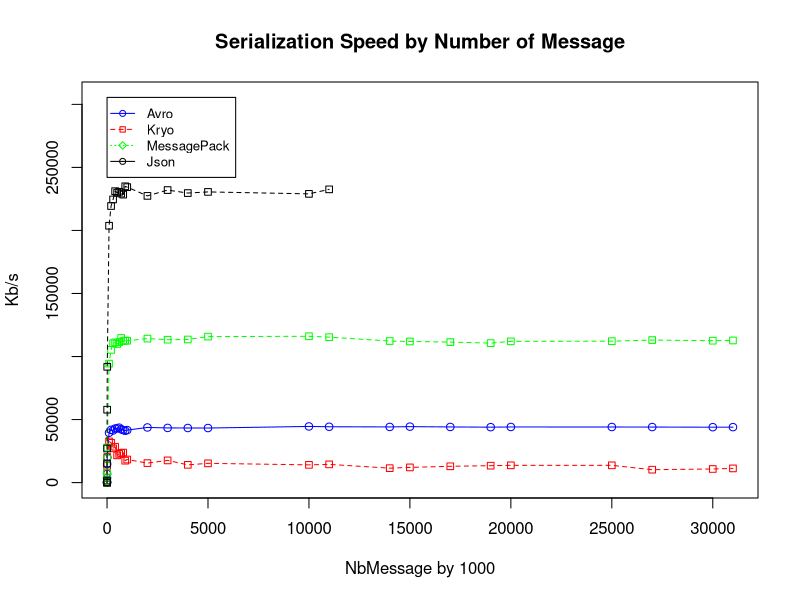
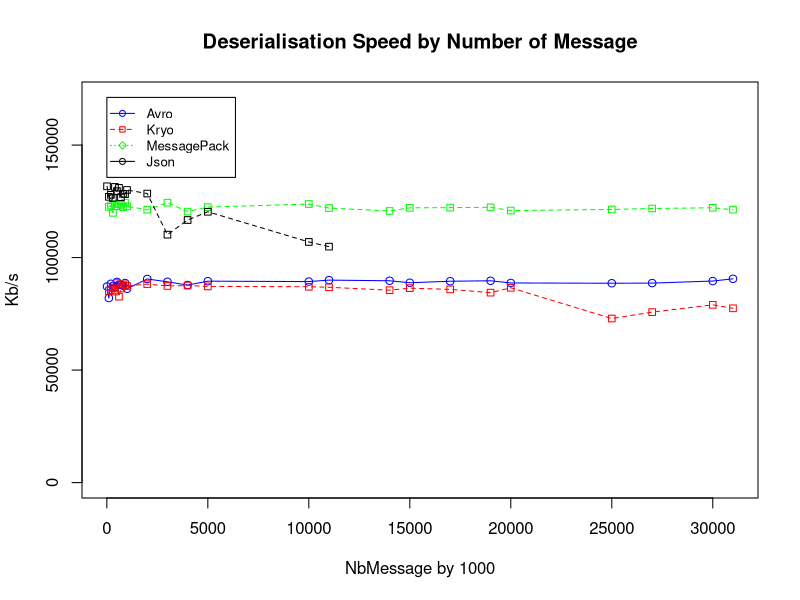
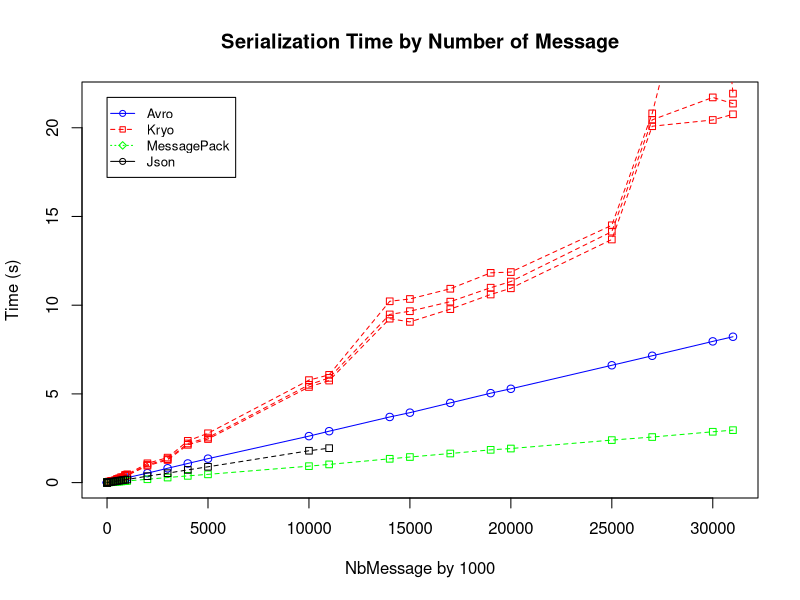
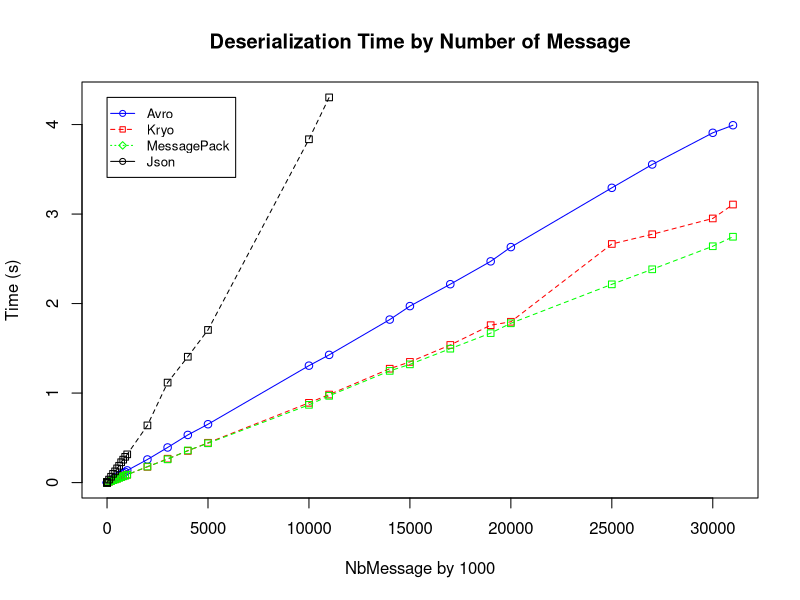
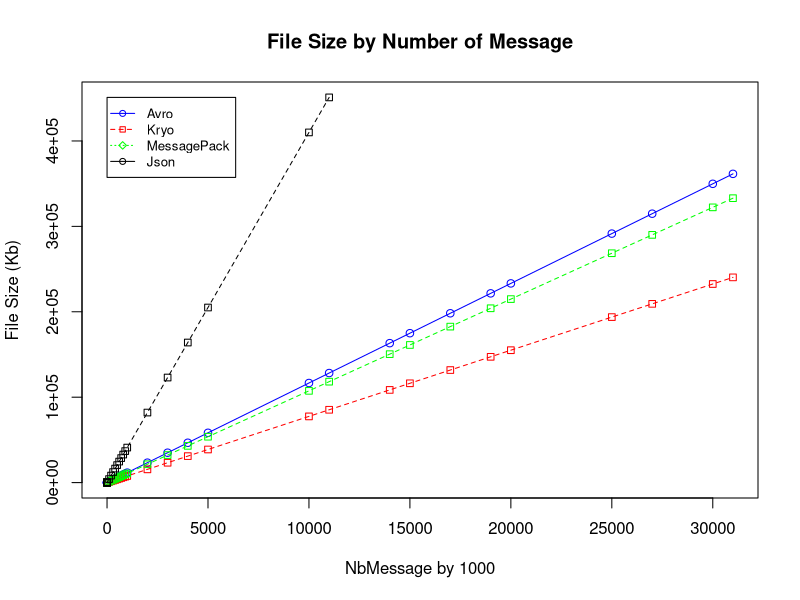

Generate these figures, in order, with R:
MyData <- read.csv(file="stats2.csv", header=FALSE, sep=",")
MyData$V5=MyData$V5/1024
MyData$V6=(MyData$V5)/MyData$V3
MyData$V7=(MyData$V5)/MyData$V4
MyData$V2=MyData$V2/1000
Avro<-MyData[MyData$V1=="Avro",]
Kryo<-MyData[MyData$V1=="Kryo",]
MessagePack<-MyData[MyData$V1=="MessagePack",]
Json<-MyData[MyData$V1=="Json",]
ProtoStuff<-MyData[MyData$V1=="ProtoStuff",]

mean<-aggregate(MyData$V3, list(gp=MyData$V1, mean=MyData$V2), mean)
max<-aggregate(MyData$V3, list(gp=MyData$V1, max=MyData$V2), max)
min<-aggregate(MyData$V3, list(gp=MyData$V1, min=MyData$V2), min)

AvroMean<-aggregate(Avro$V6, list(nbMessage=Avro$V2), mean)
KryoMean<-aggregate(Kryo$V6, list(nbMessage=Kryo$V2), mean)
KryoMax<-aggregate(Kryo$V6, list(nbMessage=Kryo$V2), max)
KryoMin<-aggregate(Kryo$V6, list(nbMessage=Kryo$V2), min)
MessagePackMean<-aggregate(MessagePack$V6, list(nbMessage=MessagePack$V2), mean)
JsonMean<-aggregate(Json$V6, list(nbMessage=Json$V2), mean)
ProtoStuffMean<-aggregate(ProtoStuff$V6, list(nbMessage=ProtoStuff$V2), mean)

max_y <- max(AvroMean$x,MessagePackMean$x,JsonMean$x)*1.3

listLab<-c("Avro","Kryo","MessagePack","Json","ProtoStuff")
#listLab<-c("Avro","Kryo","Json")
listCol<-c("blue","red","green","black","orange")
#listCol<-c("blue","red","black")
listLab<-c("Avro","Kryo","MessagePack","Json")
listCol<-c("blue","red","green","black")

plot(AvroMean$nbMessage,AvroMean$x, type="o", col="blue",ylim=c(0,max_y),  ann=FALSE)
lines(KryoMean$nbMessage,KryoMean$x, type="o", pch=22, lty=2,    col="red")
lines(MessagePackMean$nbMessage,MessagePackMean$x, type="o", pch=22, lty=2,    col="green")
lines(JsonMean$nbMessage,JsonMean$x, type="o", pch=22, lty=2,    col="black")
#lines(ProtoStuffMean$nbMessage,ProtoStuffMean$x, type="o", pch=22, lty=2,    col="orange")

# Create a title with a red, bold/italic font
title(main="Serialization Speed by Number of Message", col.main="black", font.main=2)

# Label the x and y axes with dark green text
title(xlab= "NbMessage by 1000", col.lab=rgb(0,0,0))
title(ylab= "Kb/s", col.lab=rgb(0,0,0))

legend(1, max_y, listLab, cex=0.8, col=listCol, 
       pch=21:23, lty=1:3);


AvroMean<-aggregate(Avro$V7, list(nbMessage=Avro$V2), mean)
KryoMean<-aggregate(Kryo$V7, list(nbMessage=Kryo$V2), mean)
KryoMax<-aggregate(Kryo$V7, list(nbMessage=Kryo$V2), max)
KryoMin<-aggregate(Kryo$V7, list(nbMessage=Kryo$V2), min)
MessagePackMean<-aggregate(MessagePack$V7, list(nbMessage=MessagePack$V2), mean)
JsonMean<-aggregate(Json$V7, list(nbMessage=Json$V2), mean)
ProtoStuffMean<-aggregate(ProtoStuff$V7, list(nbMessage=ProtoStuff$V2), mean)

AvroMean <- AvroMean[!is.infinite(AvroMean$x),]
KryoMean <- KryoMean[!is.infinite(KryoMean$x),]
MessagePackMean <- MessagePackMean[!is.infinite(MessagePackMean$x),]
JsonMean <- JsonMean[!is.infinite(JsonMean$x),]

max_y <- max(AvroMean$x,MessagePackMean$x,JsonMean$x)*1.3

listLab<-c("Avro","Kryo","MessagePack","Json","ProtoStuff")
#listLab<-c("Avro","Kryo","Json")
listCol<-c("blue","red","green","black","orange")
#listCol<-c("blue","red","black")
listLab<-c("Avro","Kryo","MessagePack","Json")
listCol<-c("blue","red","green","black")

plot(AvroMean$nbMessage,AvroMean$x, type="o", col="blue",ylim=c(0,max_y),  ann=FALSE)
lines(KryoMean$nbMessage,KryoMean$x, type="o", pch=22, lty=2,    col="red")
lines(MessagePackMean$nbMessage,MessagePackMean$x, type="o", pch=22, lty=2,    col="green")
lines(JsonMean$nbMessage,JsonMean$x, type="o", pch=22, lty=2,    col="black")
#lines(ProtoStuffMean$nbMessage,ProtoStuffMean$x, type="o", pch=22, lty=2,    col="orange")

# Create a title with a red, bold/italic font
title(main="Deserialisation Speed by Number of Message", col.main="black", font.main=2)

# Label the x and y axes with dark green text
title(xlab= "NbMessage by 1000", col.lab=rgb(0,0,0))
title(ylab= "Kb/s", col.lab=rgb(0,0,0))

legend(1, max_y, listLab, cex=0.8, col=listCol, 
       pch=21:23, lty=1:3);

AvroMean<-aggregate(Avro$V3, list(nbMessage=Avro$V2), mean)
KryoMean<-aggregate(Kryo$V3, list(nbMessage=Kryo$V2), mean)
KryoMax<-aggregate(Kryo$V3, list(nbMessage=Kryo$V2), max)
KryoMin<-aggregate(Kryo$V3, list(nbMessage=Kryo$V2), min)
MessagePackMean<-aggregate(MessagePack$V3, list(nbMessage=MessagePack$V2), mean)
JsonMean<-aggregate(Json$V3, list(nbMessage=Json$V2), mean)
ProtoStuffMean<-aggregate(ProtoStuff$V3, list(nbMessage=ProtoStuff$V2), mean)

max_y <- max(mean$x)

listLab<-c("Avro","Kryo","MessagePack","Json","ProtoStuff")
#listLab<-c("Avro","Kryo","Json")
listCol<-c("blue","red","green","black","orange")
#listCol<-c("blue","red","black")
listLab<-c("Avro","Kryo","MessagePack","Json")
listCol<-c("blue","red","green","black")

plot(AvroMean$nbMessage,AvroMean$x, type="o", col="blue",ylim=c(0,max_y),  ann=FALSE)
lines(KryoMean$nbMessage,KryoMean$x, type="o", pch=22, lty=2,    col="red")
lines(KryoMean$nbMessage,KryoMax$x, type="o", pch=22, lty=2,    col="red")
lines(KryoMean$nbMessage,KryoMin$x, type="o", pch=22, lty=2,    col="red")
lines(MessagePackMean$nbMessage,MessagePackMean$x, type="o", pch=22, lty=2,    col="green")
lines(JsonMean$nbMessage,JsonMean$x, type="o", pch=22, lty=2,    col="black")
#lines(ProtoStuffMean$nbMessage,ProtoStuffMean$x, type="o", pch=22, lty=2,    col="orange")

# Create a title with a red, bold/italic font
title(main="Serialization Time by Number of Message", col.main="black", font.main=2)

# Label the x and y axes with dark green text
title(xlab= "NbMessage by 1000", col.lab=rgb(0,0,0))
title(ylab= "Time (s)", col.lab=rgb(0,0,0))

legend(1, max_y, listLab, cex=0.8, col=listCol, 
       pch=21:23, lty=1:3);


mean<-aggregate(MyData$V4, list(gp=MyData$V1, mean=MyData$V2), mean)
max<-aggregate(MyData$V4, list(gp=MyData$V1, max=MyData$V2), max)
min<-aggregate(MyData$V4, list(gp=MyData$V1, min=MyData$V2), min)

AvroMean<-aggregate(Avro$V4, list(nbMessage=Avro$V2), mean)
KryoMean<-aggregate(Kryo$V4, list(nbMessage=Kryo$V2), mean)
MessagePackMean<-aggregate(MessagePack$V4, list(nbMessage=MessagePack$V2), mean)
JsonMean<-aggregate(Json$V4, list(nbMessage=Json$V2), mean)
ProtoStuffMean<-aggregate(ProtoStuff$V4, list(nbMessage=ProtoStuff$V2), mean)

max_y <- max(mean$x)

plot(AvroMean$nbMessage,AvroMean$x, type="o", col="blue",ylim=c(0,max_y),  axes=TRUE,ann=FALSE)
lines(KryoMean$nbMessage,KryoMean$x, type="o", pch=22, lty=2,    col="red")
lines(MessagePackMean$nbMessage,MessagePackMean$x, type="o", pch=22, lty=2,    col="green")
lines(JsonMean$nbMessage,JsonMean$x, type="o", pch=22, lty=2,    col="black")
#lines(ProtoStuffMean$nbMessage,ProtoStuffMean$x, type="o", pch=22, lty=2,    col="orange")

# Create a title with a red, bold/italic font
title(main="Deserialization Time by Number of Message", col.main="black", font.main=2)

# Label the x and y axes with dark green text
title(xlab=  "NbMessage by 1000", col.lab=rgb(0,0,0))
title(ylab= "Time (s)", col.lab=rgb(0,0,0))

legend(1, max_y, listLab, cex=0.8, col=listCol, 
       pch=21:23, lty=1:3);


mean<-aggregate(MyData$V5, list(gp=MyData$V1, mean=MyData$V2), mean)
max<-aggregate(MyData$V5, list(gp=MyData$V1, max=MyData$V2), max)
min<-aggregate(MyData$V5, list(gp=MyData$V1, min=MyData$V2), min)

AvroMean<-aggregate(Avro$V5, list(nbMessage=Avro$V2), mean)
KryoMean<-aggregate(Kryo$V5, list(nbMessage=Kryo$V2), mean)
MessagePackMean<-aggregate(MessagePack$V5, list(nbMessage=MessagePack$V2), mean)
JsonMean<-aggregate(Json$V5, list(nbMessage=Json$V2), mean)
ProtoStuffMean<-aggregate(ProtoStuff$V5, list(nbMessage=ProtoStuff$V2), mean)

max_y <- max(mean$x)

plot(AvroMean$nbMessage,AvroMean$x, type="o", col="blue",ylim=c(0,max_y), axes=TRUE, ann=FALSE)
lines(KryoMean$nbMessage,KryoMean$x, type="o", pch=22, lty=2,    col="red")
lines(MessagePackMean$nbMessage,MessagePackMean$x, type="o", pch=22, lty=2,    col="green")
lines(JsonMean$nbMessage,JsonMean$x, type="o", pch=22, lty=2,    col="black")
#lines(ProtoStuffMean$nbMessage,ProtoStuffMean$x, type="o", pch=22, lty=2,    col="orange")

# Create a title with a red, bold/italic font
title(main="File Size by Number of Message", col.main="black", font.main=2)

# Label the x and y axes with dark green text
title(xlab=  "NbMessage by 1000", col.lab=rgb(0,0,0))
title(ylab= "File Size (Kb)", col.lab=rgb(0,0,0))

legend(1, max_y, listLab, cex=0.8, col=listCol,pch=21:23, lty=1:3)